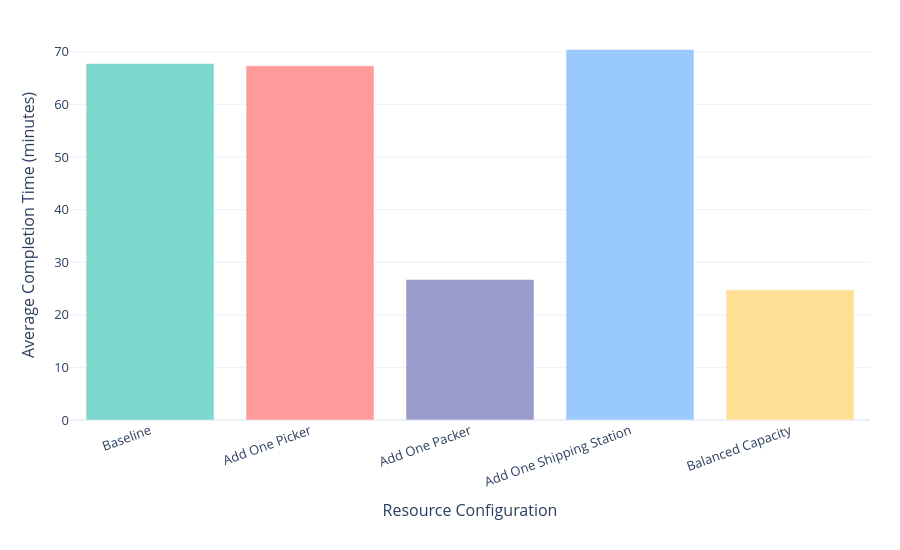

Here is the notebook cell this chart was saved with:
### Code cell
# Interactive Figure 1:
# Average Completion Time by Resource Configuration

import plotly.graph_objects as go

scenario_order = [
    "Baseline",
    "Add One Picker",
    "Add One Packer",
    "Add One Shipping Station",
    "Balanced Capacity"
]

scenario_colors = [
    "#7DD8CE",
    "#FF9B9A",
    "#9A9BCB",
    "#9AC9FF",
    "#FEDF94"
]

figure1_df = (
    plot_df
    .set_index("scenario_name")
    .loc[scenario_order]
    .reset_index()
)

fig1_interactive = go.Figure()

fig1_interactive.add_trace(
    go.Bar(
        x=figure1_df["scenario_name"],
        y=figure1_df["avg_completion_time_mean"],
        marker_color=scenario_colors,
        customdata=figure1_df["avg_completion_time_mean"],
        hovertemplate=(
            "<b>%{x}</b><br>"
            "Average Completion Time: %{customdata:.3f} minutes"
            "<extra></extra>"
        )
    )
)

fig1_interactive.update_layout(
    xaxis_title="Resource Configuration",
    yaxis_title="Average Completion Time (minutes)",
    template="plotly_white",
    height=550,
    margin=dict(l=70, r=30, t=30, b=130),
    showlegend=False,
    font=dict(size=13)
)

fig1_interactive.update_xaxes(
    tickangle=-20
)

fig1_interactive.update_yaxes(
    rangemode="tozero"
)

figure1_html_path = (
    interactive_dir /
    "figure1_completion_time.html"
)

fig1_interactive.write_html(
    figure1_html_path,
    include_plotlyjs="cdn",
    full_html=True,
    config={
        "responsive": True,
        "displaylogo": False
    }
)

print("Interactive Figure 1 saved to:")
print(figure1_html_path)

fig1_interactive.show()

### Figure 1 — Plotly figure (JSON) as saved in the notebook; plotly's stock layout.template omitted (floating-point values rounded to 4 significant figures)
{"data": [{"customdata": [67.78, 67.35, 26.72, 70.45, 24.76], "hovertemplate": "<b>%{x}</b><br>Average Completion Time: %{customdata:.3f} minutes<extra></extra>", "marker": {"color": ["#7DD8CE", "#FF9B9A", "#9A9BCB", "#9AC9FF", "#FEDF94"]}, "type": "bar", "x": ["Baseline", "Add One Picker", "Add One Packer", "Add One Shipping Station", "Balanced Capacity"], "y": [67.78, 67.35, 26.72, 70.45, 24.76]}], "layout": {"font": {"size": 13}, "height": 550, "margin": {"b": 130, "l": 70, "r": 30, "t": 30}, "showlegend": false, "xaxis": {"tickangle": -20, "title": {"text": "Resource Configuration"}}, "yaxis": {"rangemode": "tozero", "title": {"text": "Average Completion Time (minutes)"}}}}
